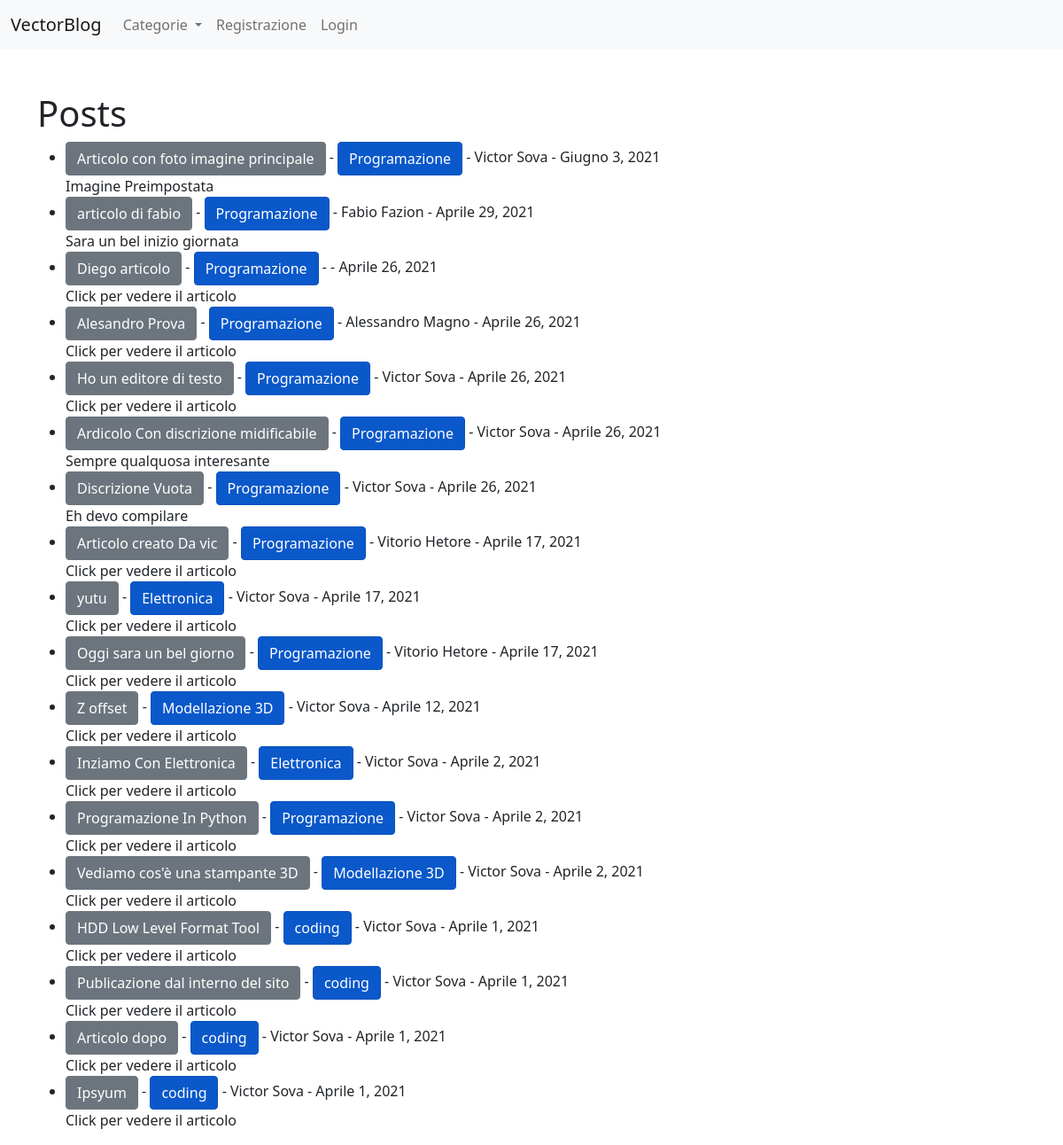
The page / on the database its author committed.
### Eblog/models.py (models this page shows, shortened)
class Post(models.Model):
	title = models.CharField(max_length = 200)
	header_image = models.ImageField(null = True, blank = True, upload_to = "images/")
	title_tag = models.CharField(max_length = 200)
	author = models.ForeignKey(User, on_delete = models.CASCADE)
	body = RichTextField(blank = True, null = True)
	post_date = models.DateField(auto_now_add=True)
	category = models.CharField(max_length = 200, default = 'coding')
	snippet = models.CharField(max_length = 50, default = 'Picola discrizione del articolo')
	likes = models.ManyToManyField(User, related_name='blog_post')

### Eblog/views.py (the view)
# urls.py: path('', HomeView.as_view(), name='home'),
class HomeView(ListView):
	model = Post
	template_name = 'home.html'
	ordering = ['-post_date']
	def get_context_data(self, *args, **kwargs):
		cat_menu = Category.objects.all()
		context = super(HomeView, self).get_context_data(*args, **kwargs)
		context["cat_menu"] = cat_menu
		return context

### Eblog/models.py (called while the page is built)
	def __str__(self):
		return self.name

### Eblog/templates/home.html (shortened to what this page needs)
{% extends 'base.html'%}
 {% block content %}
<h1>Posts</h1>
<ul>
{% for post in object_list %}
	<li><a href="{%url 'article-detail' post.pk %}" class="btn btn-secondary">
	{{	post.title }}</a> -
	<a href="{%url 'category' post.category%}" class="btn btn-primary active">{{ post.category }} </a> -
	{{ post.author.first_name }}
	{{	post.author.last_name }} -
	{{ post.post_date}}   <br/>
	{{post.snippet}}
	</li>
{% endfor %}
</ul>
{% endblock %}

### rows shown on the page
Post: title "Articolo con foto imagine principale", category "Programazione", author.first_name "Victor", author.last_name "Sova", post_date "Giugno 3, 2021", snippet "Imagine Preimpostata"
Post: title "articolo di fabio", category "Programazione", author.first_name "Fabio", author.last_name "Fazion", post_date "Aprile 29, 2021", snippet "Sara un bel inizio giornata"
Post: title "Diego articolo", category "Programazione", post_date "Aprile 26, 2021", snippet "Click per vedere il articolo"
Post: title "Alesandro Prova", category "Programazione", author.first_name "Alessandro", author.last_name "Magno", post_date "Aprile 26, 2021", snippet "Click per vedere il articolo"
Post: title "Ho un editore di testo", category "Programazione", author.first_name "Victor", author.last_name "Sova", post_date "Aprile 26, 2021", snippet "Click per vedere il articolo"
Post: title "Ardicolo Con discrizione midificabile", category "Programazione", author.first_name "Victor", author.last_name "Sova", post_date "Aprile 26, 2021", snippet "Sempre qualquosa interesante"
Post: title "Discrizione Vuota", category "Programazione", author.first_name "Victor", author.last_name "Sova", post_date "Aprile 26, 2021", snippet "Eh devo compilare"
Post: title "Articolo creato Da vic", category "Programazione", author.first_name "Vitorio", author.last_name "Hetore", post_date "Aprile 17, 2021", snippet "Click per vedere il articolo"
Post: title "yutu", category "Elettronica", author.first_name "Victor", author.last_name "Sova", post_date "Aprile 17, 2021", snippet "Click per vedere il articolo"
Post: title "Oggi sara un bel giorno", category "Programazione", author.first_name "Vitorio", author.last_name "Hetore", post_date "Aprile 17, 2021", snippet "Click per vedere il articolo"
Post: title "Z offset", category "Modellazione 3D", author.first_name "Victor", author.last_name "Sova", post_date "Aprile 12, 2021", snippet "Click per vedere il articolo"
Post: title "Inziamo Con Elettronica", category "Elettronica", author.first_name "Victor", author.last_name "Sova", post_date "Aprile 2, 2021", snippet "Click per vedere il articolo"
Post: title "Programazione In Python", category "Programazione", author.first_name "Victor", author.last_name "Sova", post_date "Aprile 2, 2021", snippet "Click per vedere il articolo"
Post: title "Vediamo cos'è una stampante 3D", category "Modellazione 3D", author.first_name "Victor", author.last_name "Sova", post_date "Aprile 2, 2021", snippet "Click per vedere il articolo"
Post: title "HDD Low Level Format Tool", category "coding", author.first_name "Victor", author.last_name "Sova", post_date "Aprile 1, 2021", snippet "Click per vedere il articolo"
Post: title "Publicazione dal interno del sito", category "coding", author.first_name "Victor", author.last_name "Sova", post_date "Aprile 1, 2021", snippet "Click per vedere il articolo"
Post: title "Articolo dopo", category "coding", author.first_name "Victor", author.last_name "Sova", post_date "Aprile 1, 2021", snippet "Click per vedere il articolo"
Post: title "Ipsyum", category "coding", author.first_name "Victor", author.last_name "Sova", post_date "Aprile 1, 2021", snippet "Click per vedere il articolo"
